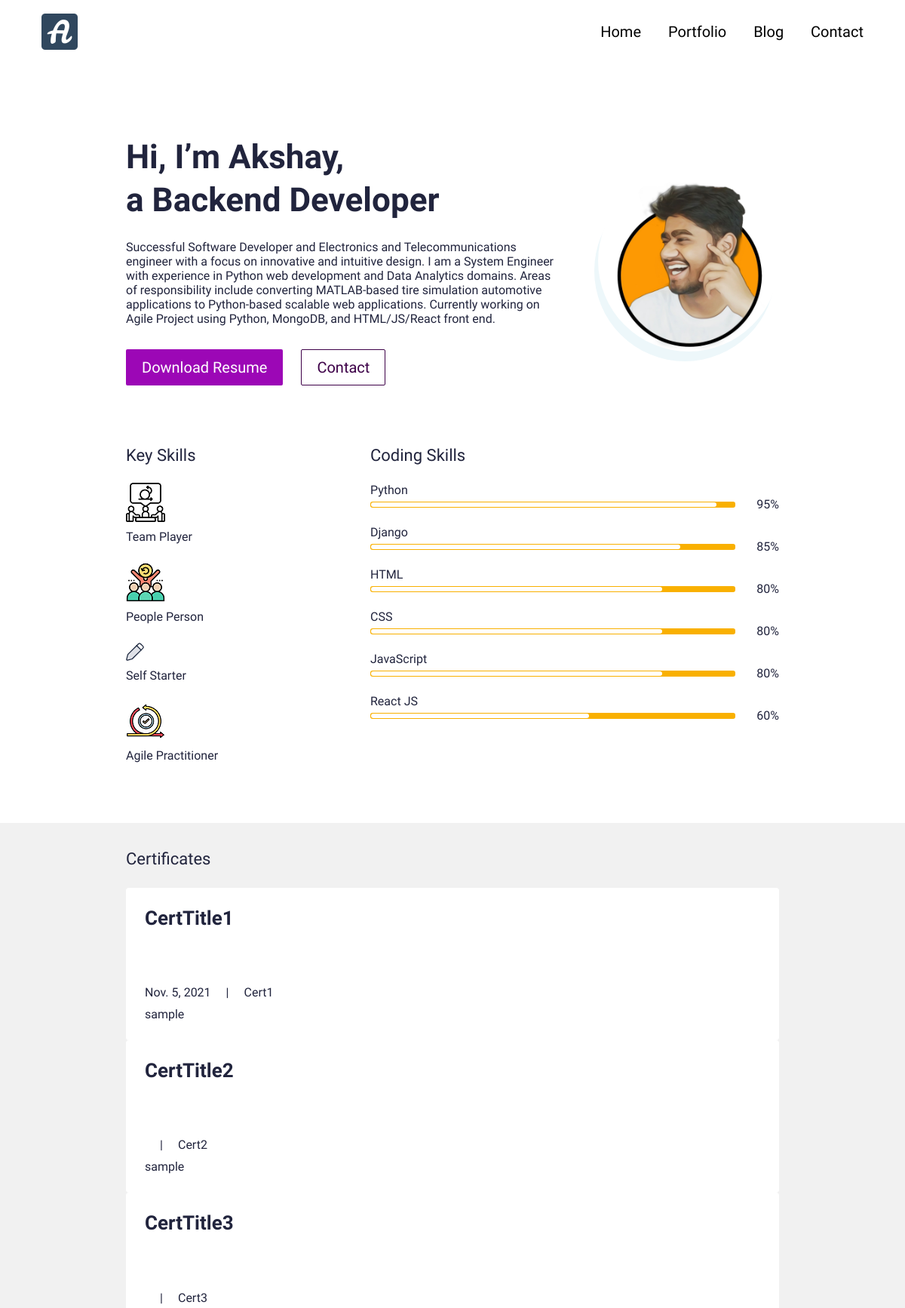
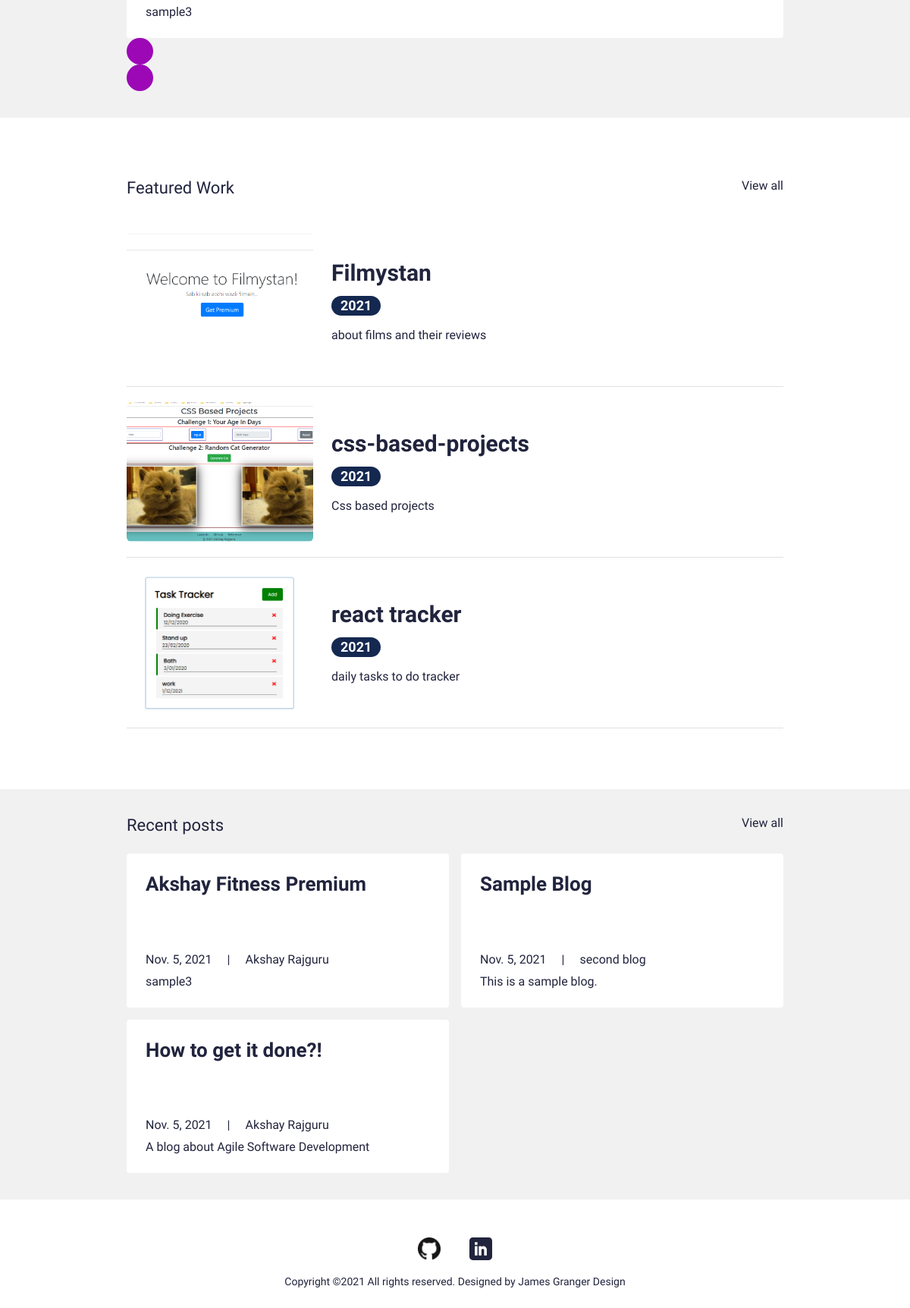
The page / on the database its author committed (2 pictures, top to bottom).
### resumeapp/models.py (models this page shows, shortened)
class UserProfile(models.Model):
    class Meta:
        verbose_name_plural = 'User Profiles'
        verbose_name = 'User Profile'
    user = models.OneToOneField(User, on_delete=models.CASCADE)
    avatar = models.ImageField(blank=True, null=True, upload_to="avatar")
    title = models.CharField(max_length=200, blank=True, null=True)
    bio = models.TextField(blank=True, null=True)
    skills = models.ManyToManyField(Skill, blank=True)
    cv = models.FileField(blank=True, null=True, upload_to="cv")

class Skill(models.Model):
    class Meta:
        verbose_name_plural = 'Skills'
        verbose_name = 'Skill'
    name = models.CharField(max_length=20, blank=True, null=True)
    score = models.IntegerField(default=80, blank=True, null=True)
    image = models.FileField(blank=True, null=True, upload_to="skills")
    is_key_skill = models.BooleanField(default=False)

class Certificate(models.Model):
    class Meta:
        verbose_name_plural = 'Certificates'
        verbose_name = 'Certificate'
    date = models.DateTimeField(blank=True, null=True)
    name = models.CharField(max_length=50, blank=True, null=True)
    title = models.CharField(max_length=200, blank=True, null=True)
    description = models.CharField(max_length=500, blank=True, null=True)
    is_active = models.BooleanField(default=True)

class Portfolio(models.Model):
    class Meta:
        verbose_name_plural = 'Portfolio Profiles'
        verbose_name = 'Portfolio'
        ordering = ["name"]
    date = models.DateTimeField(blank=True, null=True)
    name = models.CharField(max_length=200, blank=True, null=True)
    description = models.CharField(max_length=500, blank=True, null=True)
    body = RichTextField(blank=True, null=True)
    image = models.ImageField(blank=True, null=True, upload_to="portfolio")
    slug = models.SlugField(null=True, blank=True)
    is_active = models.BooleanField(default=True)

class Blog(models.Model):
    class Meta:
        verbose_name_plural = 'Blog Profiles'
        verbose_name = 'Blog'
        ordering = ["timestamp"]
    timestamp = models.DateTimeField(auto_now_add=True)
    author = models.CharField(max_length=200, blank=True, null=True)
    name = models.CharField(max_length=200, blank=True, null=True)
    description = models.CharField(max_length=500, blank=True, null=True)
    body = RichTextField(blank=True, null=True)
    slug = models.SlugField(null=True, blank=True)
    image = models.ImageField(blank=True, null=True, upload_to="blog")
    is_active = models.BooleanField(default=True)

### resumeapp/views.py (the view)
# urls.py: path('', views.IndexView.as_view(), name="home"),
class IndexView(generic.TemplateView):
	template_name = "main/index.html"
	def get_context_data(self, **kwargs):
		context = super().get_context_data(**kwargs)
		testimonials = Testimonial.objects.filter(is_active=True)
		certificates = Certificate.objects.filter(is_active=True)
		blogs = Blog.objects.filter(is_active=True)
		portfolio = Portfolio.objects.filter(is_active=True)
		context["testimonials"] = testimonials
		context["certificates"] = certificates
		context["blogs"] = blogs
		context["portfolio"] = portfolio
		return context

### resumeproj/context_processors.py (called while the page is built)
def project_context(request):
	context = {
		'me': User.objects.first(),
	}
	return context

### resumeapp/templates/main/index.html (shortened to what this page needs)
{% extends 'main/base.html' %}
{% load static %}
{% block content %}
<section>
  <div class="bannerSection">
    <div class="container">
      <div class="row g-4 g-md-3  align-items-center">
        <div class="col-md-auto order-md-last">
          <div class="bannerUserImg">
            <img src="{{me.userprofile.avatar.url}}" alt="{{me.first_name|title}} {{me.last_name|title}} avatar">
          </div>
        </div>
        <div class="col-md">
          <div class="bannerContent">
            <h1 class="xlTitle pb-3">Hi, I’m {{me.first_name|title}}, <br> a {{me.userprofile.title}} </br></h1>
            <p>{{me.userprofile.bio}}</p>
            <div class="bannerBtnCol">
              <div class="row">
                <div class="col-auto">
                  <a download href="{{me.userprofile.cv.url}}" class="btn btnPrimary">Download Resume</a>
                </div>
                <div class="col-auto">
                  <a href="{% url 'resumeapp:contact' %}" class="btn btnOutline">Contact</a>
                </div>
              </div>
            </div>
          </div>
        </div>
      </div>
    </div>
  </div>
</section>
<section>
  <div class="sectionSpace pt-0">
    <div class="container">
      <div class="row">
        <div class="col-md-auto">
          <div class="keySkillCol">
            <h4 class="smTitle pb-3">Key Skills</h4>
            {% for sk in me.userprofile.skills.all %}
            {% if sk.is_key_skill %}
            <div class="keySkillCard">
              {% if sk.image %}
              <div class="ksIconCol">
                <img src="{{sk.image.url}}" alt="...">
              </div>
              {% endif %}
              <span class="ksText">{{sk.name}}</span>
            </div>
            {% endif %}
            {% endfor %}
          </div>
        </div>
        <div class="col-md">
          <h4 class="smTitle pb-3">Coding Skills</h4>
          <div class="progressCol">
            <div class="progressCard">
              {% for sk in me.userprofile.skills.all %}
              {% if not sk.is_key_skill %}
              <div class="progressCol">
                <span class="progressLbl">{{sk.name}}</span>
                <div class="row g-2 align-items-center">
                  <div class="col">
                    <div class="progress progressStyle">
                      <div class="progress-bar" role="progressbar" style="width: {{sk.score}}%" aria-valuenow="{{sk.score}}" aria-valuemin="0" aria-valuemax="100"></div>
                    </div>
                  </div>
                  <div class="col-auto">
                    <span class="pLbl">{{sk.score}}%</span>
                  </div>
                </div>
              </div>
              {% endif %}
              {% endfor %}
            </div>
          </div>
        </div>
      </div>
    </div>
  </div>
</section>
<section>
  <div class="sectionSpaceSm lightBg">
    <div class="container">
      <div class="row pb-3">
        <div class="col">
          <h4 class="smText regular">Certificates</h4>
        </div>
      </div>
      <div class="sliderOuter">
        <div class="swiper certificatesSlider">
          <div class="swiper-wrapper">
            {% for c in certificates %}
            {% if c.is_active %}
            <div class="swiper-slide">
              <div class="cardStyle1">
                <h4 class="mdTitle cs1Title">
                  <a href="javascript:void(0)">{{c.title}}</a>
                </h4>
                <ul class="cardOptionCol">
                  <li>{{c.date.date}}</li>
                  <li>{{c.name|title}}</li>
                </ul>
                <p>{{c.description}}</p>
              </div>
            </div>
            {% endif %}
            {% endfor %}
          </div>
        </div>
        <div class="cert-swiper-button-next swiper-button-next swiperBtnStyle"></div>
        <div class="cert-swiper-button-prev swiper-button-prev swiperBtnStyle"></div>
      </div>
    </div>
  </div>
</section>
<section>
  <div class="sectionSpace">
    <div class="container">
      <div class="portfolioCol">
        <div class="row pb-3">
          <div class="col">
            <h4 class="smText regular">Featured Work</h4>
          </div>
          <div class="col-auto">
            <a href="{% url 'resumeapp:portfolios' %}" class="simpleLink">View all</a>
          </div>
        </div>
        {% for p in portfolio %}
        {% if p.is_active %}
        <div class="portfolioCard">
          <div class="row g-4 align-items-center">
            <div class="col-md-auto">
              <div class="portfolioImgCol">
                <a href="{% url 'resumeapp:portfolio' slug=p.slug %}"><img src="{{p.image.url}}" alt="..."></a>
              </div>
            </div>
            <div class="col-md">
              <div class="portfolioContentCol">
                <h4 class="lgTitle"><a href="{% url 'resumeapp:portfolio' slug=p.slug %}">{{p.name}}</a></h4>
                <ul class="portfolioOption">
                  <li><span class="dateLbl">{{p.date.year}}</span></li>
                </ul>
                <p>{{p.description}}</p>
              </div>
            </div>
          </div>
        </div>
        {% endif %}
        {% endfor %}
      </div>
    </div>
  </div>
</section>
<section>
  <div class="sectionSpaceSm lightBg">
    <div class="container">
      <div class="row pb-3">
        <div class="col">
          <h4 class="smText regular">Recent posts</h4>
        </div>
        <div class="col-auto">
          <a href="{% url 'resumeapp:blogs' %}" class="simpleLink">View all</a>
        </div>
      </div>
      <div class="row g-3">
      {% for b in blogs %}
      {% if b.is_active %}
        <div class="col-lg-6">
          <div class="cardStyle1">
            <h4 class="mdTitle cs1Title"><a href="{% url 'resumeapp:blog' slug=b.slug %}">{{b.name}}</a></h4>
            <ul class="cardOptionCol">
              <li>{{b.timestamp.date}}</li>
              <li>{{b.author}}</li>
            </ul>
            <p>{{b.description}}</p>
          </div>
        </div>
        {% endif %}
        {% endfor %}
      </div>
    </div>
  </div>
</section>
{% endblock %}

### resumeapp/templates/main/base.html (shortened to what this page needs)
{% load static %}
<!doctype html>
<html lang="en">
  <head>
    <link href="{% static 'css/bootstrap.min.css' %}" rel="stylesheet">
    <link rel="stylesheet" href="https://unpkg.com/swiper@7.0.5/swiper-bundle.min.css">
    <link href="{% static 'css/style.css' %}" rel="stylesheet">
    <link href="{% static 'css/styleAdv.css' %}" rel="stylesheet">
  </head>
  <body>
    {% include 'main/partials/nav.html' %}
    {% block content %}
    {% endblock %}
    {% include 'main/partials/footer.html' %}
  </body>
</html>

### resumeapp/templates/main/partials/nav.html (shortened to what this page needs)
{% load static %}
<header>
    <div class="headerCol">
    <div class="container-fluid">
        <div class="row align-items-center">
        <div class="col-auto">
            <div class="logoCol"><a href="{% url 'resumeapp:home' %}"><img class="MyDp" src="{% static 'images/android-chrome-192x192.png' %}" alt="..."></a></div>
        </div>
        <div class="col">
            <div class="navCollapseCol">
            <div class="navCol">
                <ul>
                <li><a href="{%url 'resumeapp:home'%}">Home</a></li>
                <li><a href="{%url 'resumeapp:portfolios' %}">Portfolio</a></li>
                <li><a href="{% url 'resumeapp:blogs' %}">Blog</a></li>
                <li><a href="{%url 'resumeapp:contact'%}">Contact</a></li>
                </ul>
            </div>
            </div>
        </div>
        </div>
    </div>
    </div>
</header>

### resumeapp/templates/main/partials/footer.html
{% load static %}
<footer>
    <div class="footerCol">
    <div class="container">
        <ul class="socialCol">
        <li><a href="https://github.com/AkshaySRajguru"><img src="{% static 'images/GitHub-Mark-64px.png' %}" alt="..."></a></li>
        <li><a href="https://www.linkedin.com/in/akshay-rajguru-090765166"><img src="{% static 'images/linkedin.svg' %}" alt="..."></a></li>
        </ul>
        <div class="copyrightCol">
        <p>Copyright ©{% now 'Y' %} All rights reserved. Designed by <a href="https://jamesgrangerdesign.co.uk/" target="_blank">James Granger Design</a></p>
        </div>
    </div>
    </div>
</footer>

### resumeapp/static/css/styleAdv.css (style rules this page uses)
.MyDp { height: 25%; width: 25%; }

### rows shown on the page
Skill: image (picture), name "Team Player"
Skill: image (picture), name "People Person"
Skill: image (picture), name "Self Starter"
Skill: image (picture), name "Agile Practitioner"
Skill: name "Python", score "95"
Skill: name "Django", score "85"
Skill: name "HTML", score "80"
Skill: name "CSS", score "80"
Skill: name "JavaScript", score "80"
Skill: name "React JS", score "60"
Certificate: title "CertTitle1", date "Nov. 5, 2021", name "Cert1", description "sample"
Certificate: title "CertTitle2", name "Cert2", description "sample"
Certificate: title "CertTitle3", name "Cert3", description "sample3"
Portfolio: image (picture), name "Filmystan", date.year "2021", description "about films and their reviews"
Portfolio: image (picture), name "css-based-projects", date.year "2021", description "Css based projects"
Portfolio: image (picture), name "react tracker", date.year "2021", description "daily tasks to do tracker"
Blog: name "Akshay Fitness Premium", timestamp "Nov. 5, 2021", author "Akshay Rajguru", description "sample3"
Blog: name "Sample Blog", timestamp "Nov. 5, 2021", author "second blog", description "This is a sample blog."
Blog: name "How to get it done?!", timestamp "Nov. 5, 2021", author "Akshay Rajguru", description "A blog about Agile Software Development"

### other values the page prints
{{ me.first_name|title }} "Akshay"
{{ me.userprofile.title }} "Backend Developer"
